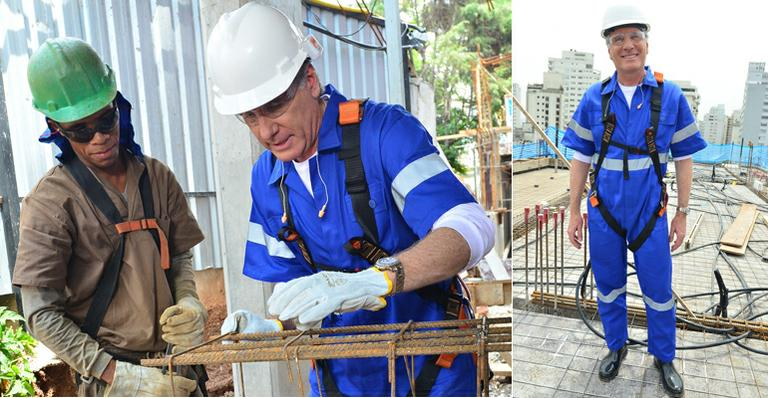
#> input picture analise02.jpg, 768 x 398 px, given in place of the camera
$ python DetectacaoBordas.py   (older library calls are emulated)
#> lines starting #> are read from the running program, lines starting #| are printed output that depends on the picture; after the words box and inside, x2 and y2 are one past the last pixel; in counts of white or black regions, pixels touching at a corner belong together
import cv2
import numpy as np

camera = cv2.VideoCapture(0)

while True:
    ret, frame = camera.read()
#> frame is the input picture: shape (398, 768, 3); mean B, G, R 158.7, 149.4, 144.6
    frame = cv2.flip(frame, 1)
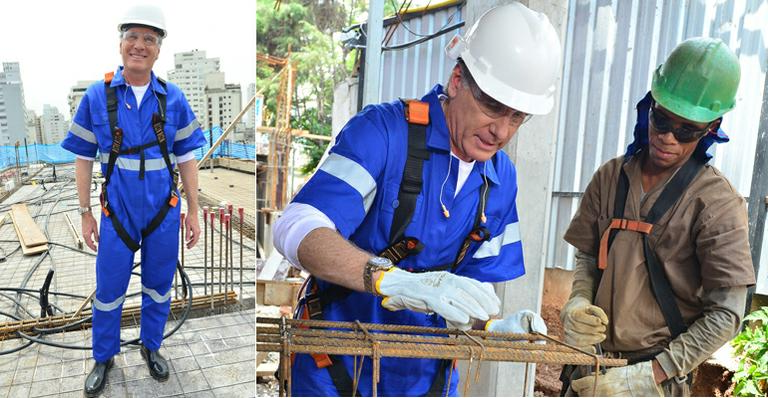
#> frame: shape (398, 768, 3); mean B, G, R 158.7, 149.4, 144.6
    hsv_frame = cv2.cvtColor(frame, cv2.COLOR_BGR2HSV)
#> hsv_frame: shape (398, 768, 3); mean H, S, V 64.3, 72.5, 174.4

    imagem = cv2.cvtColor(frame, cv2.COLOR_BGR2GRAY)

    imageGaussianBlur = cv2.GaussianBlur(imagem, (7, 7), 0)
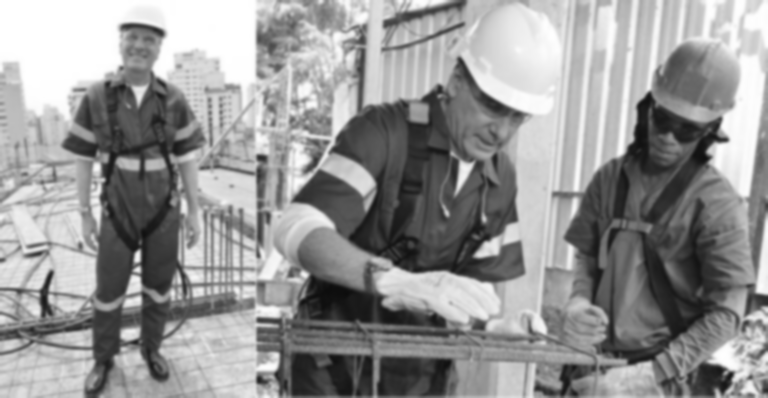
#> imageGaussianBlur: shape (398, 768); min 12, max 255, mean 148.9
    _, imageThrehold = cv2.threshold(imageGaussianBlur, 120, 255, cv2.THRESH_BINARY_INV)
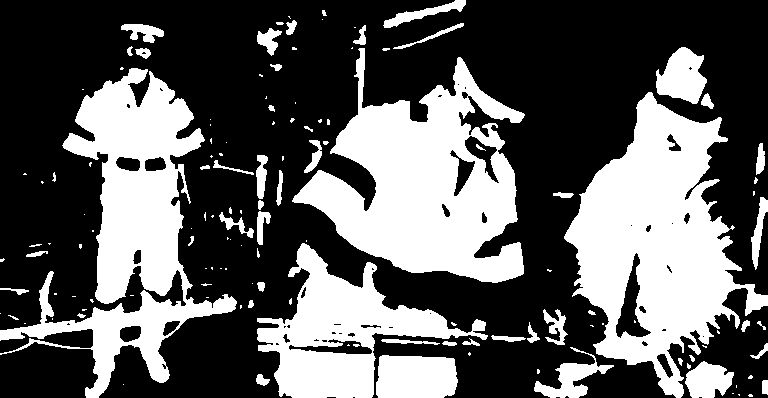
#> imageThrehold: shape (398, 768); 36.3% white; 135 white regions (78 under 20 px), largest, box (x1, y1, x2, y2) and area: (564, 92, 768, 398) 29587, (292, 48, 525, 283) 27809, (0, 68, 237, 398) 25121
    imageAdaptive = cv2.adaptiveThreshold(
        imageGaussianBlur,
        255,
        cv2.ADAPTIVE_THRESH_MEAN_C,
        cv2.THRESH_BINARY_INV,
        25,
        10,
    )
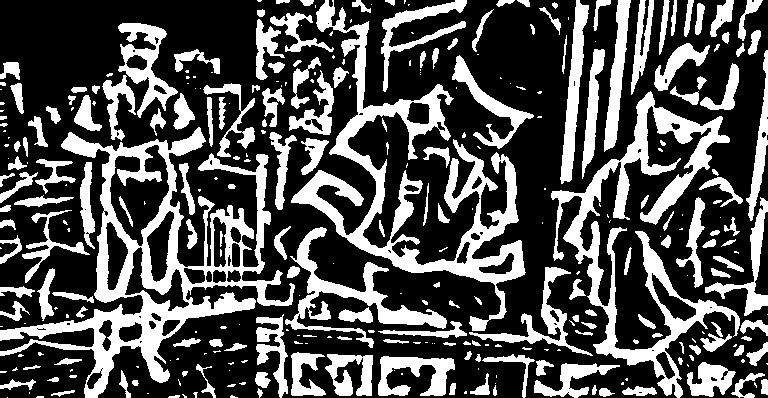
#> imageAdaptive: shape (398, 768); 31.9% white; 327 white regions (144 under 20 px), largest, box (x1, y1, x2, y2) and area: (0, 127, 295, 398) 17168, (291, 0, 526, 331) 13689, (551, 91, 740, 398) 11513

    imageSobelEixoX = cv2.Sobel(imageGaussianBlur, cv2.CV_64F, 1, 0)
    imageSobelEixoY = cv2.Sobel(imageGaussianBlur, cv2.CV_64F, 0, 1)
    imageSobelEixoX = np.uint8(np.absolute(imageSobelEixoX))
    imageSobelEixoY = np.uint8(np.absolute(imageSobelEixoY))
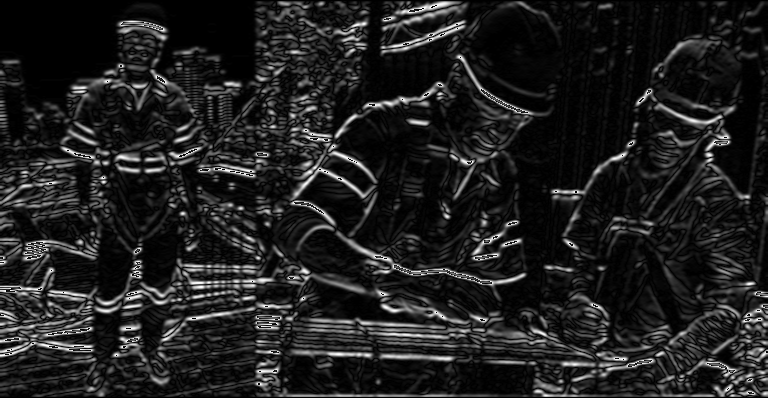
#> imageSobelEixoY: shape (398, 768); min 0, max 255, mean 32.1
    imageSobel = cv2.bitwise_or(imageSobelEixoX, imageSobelEixoY)
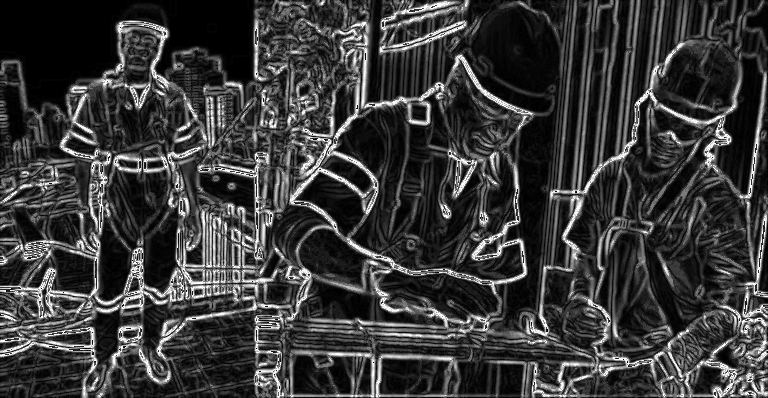
#> imageSobel: shape (398, 768); min 0, max 255, mean 57.9

    imageUnitedSobel = np.vstack(
        [
            np.hstack([imagem, imageSobelEixoX]),
            np.hstack([imageSobelEixoY, imageSobel]),
        ]
    )
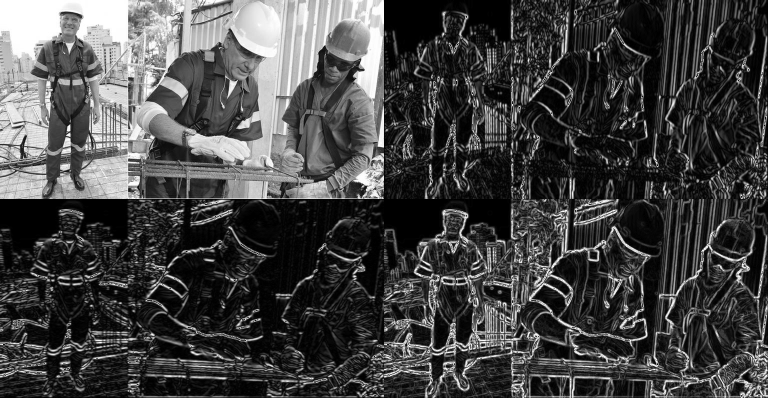
#> imageUnitedSobel: shape (796, 1536) (shown at 1/2 size); min 0, max 255, mean 68.7

    if ret:
        cv2.imshow("Sobel", imageUnitedSobel)
        key = cv2.waitKey(1)
#> (key Esc is pressed here)
        if key == 27:
            break

cv2.destroyAllWindows()
camera.release()

$ run again, on analise03.jpg
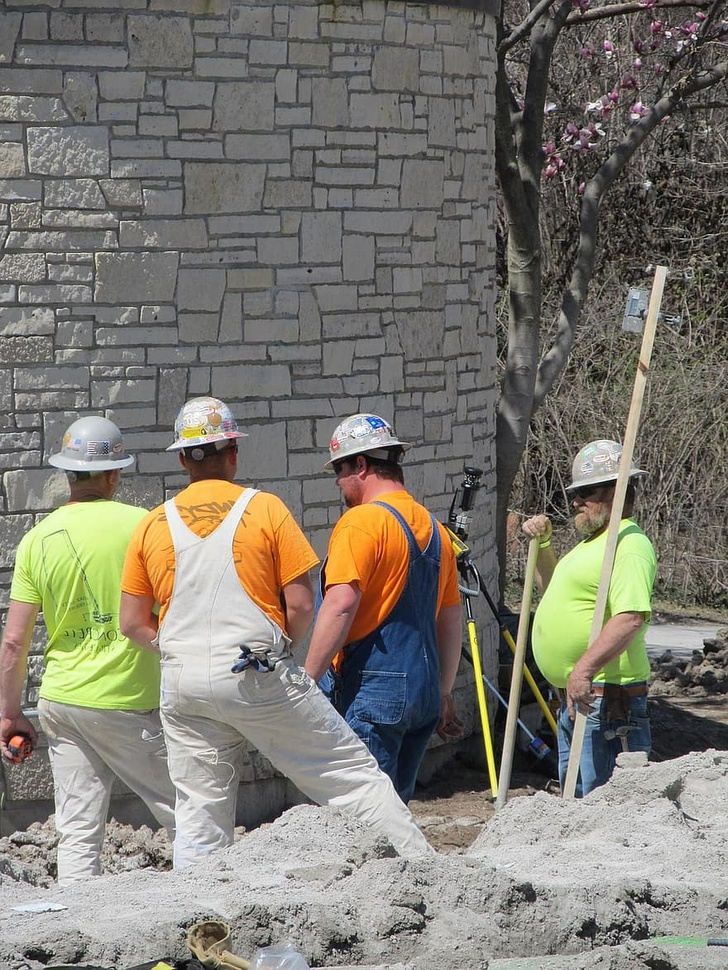
#> input picture analise03.jpg, 728 x 970 px, shrunk from 880 x 1173 before the run, given in place of the camera
#> frame is the input picture: shape (970, 728, 3); mean B, G, R 112.2, 121.5, 124.8
#> hsv_frame: shape (970, 728, 3); mean H, S, V 47.4, 34.2, 128.5
#> `_, imageThrehold = cv2.threshold(imageGaussianBlur, 120, 255, cv2.THRE..`:
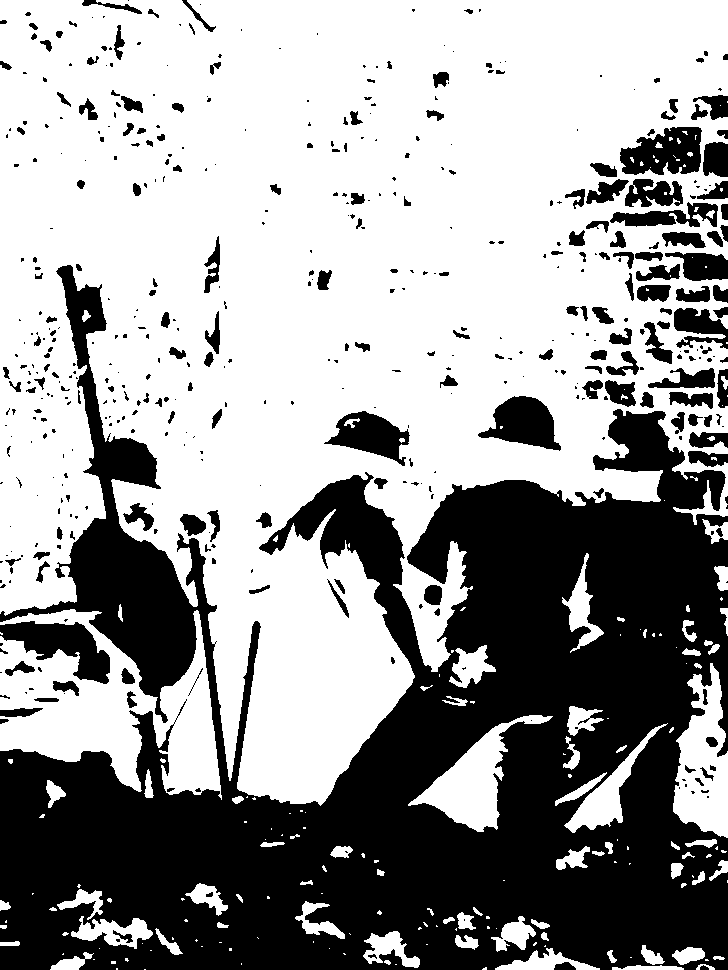
#> imageThrehold: shape (970, 728); 60.8% white; 490 black regions (294 under 20 px), largest, box (x1, y1, x2, y2) and area: (0, 265, 728, 970) 236660, (0, 621, 110, 684) 3355, (620, 127, 702, 175) 2779
#> imageAdaptive: shape (970, 728); 26.7% white; 1134 white regions (553 under 20 px), largest, box (x1, y1, x2, y2) and area: (240, 258, 728, 703) 29909, (220, 0, 728, 300) 25113, (174, 0, 234, 386) 4461
#> `imageUnitedSobel = np.vstack( [ np.hstack([imagem, imageSobelEixoX]), ..`:
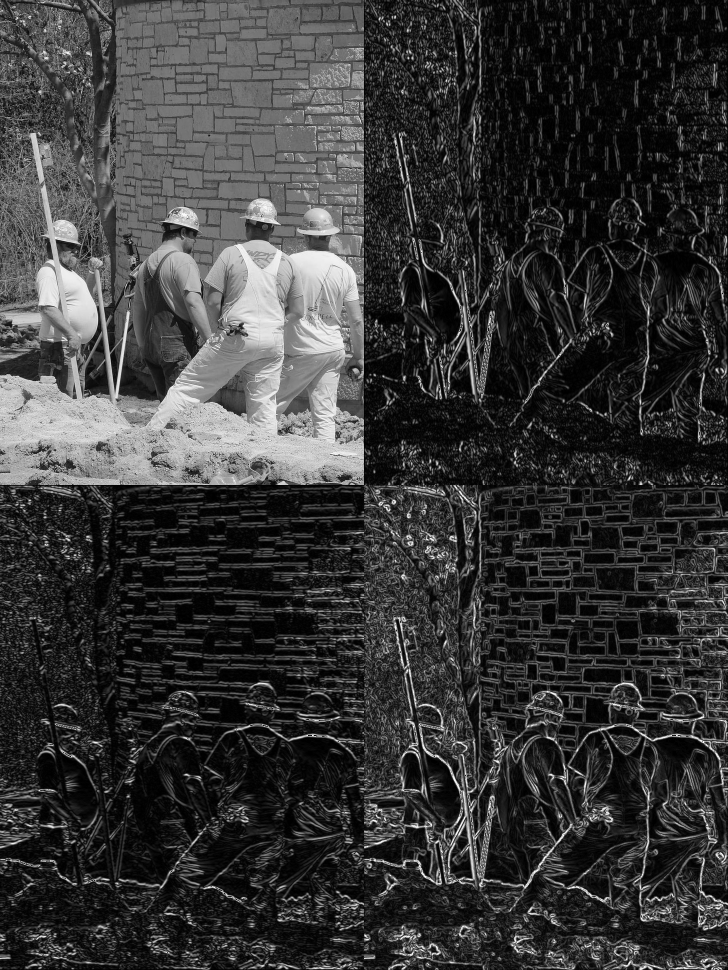
#> imageUnitedSobel: shape (1940, 1456) (shown at 1/2 size); min 0, max 255, mean 55.9
